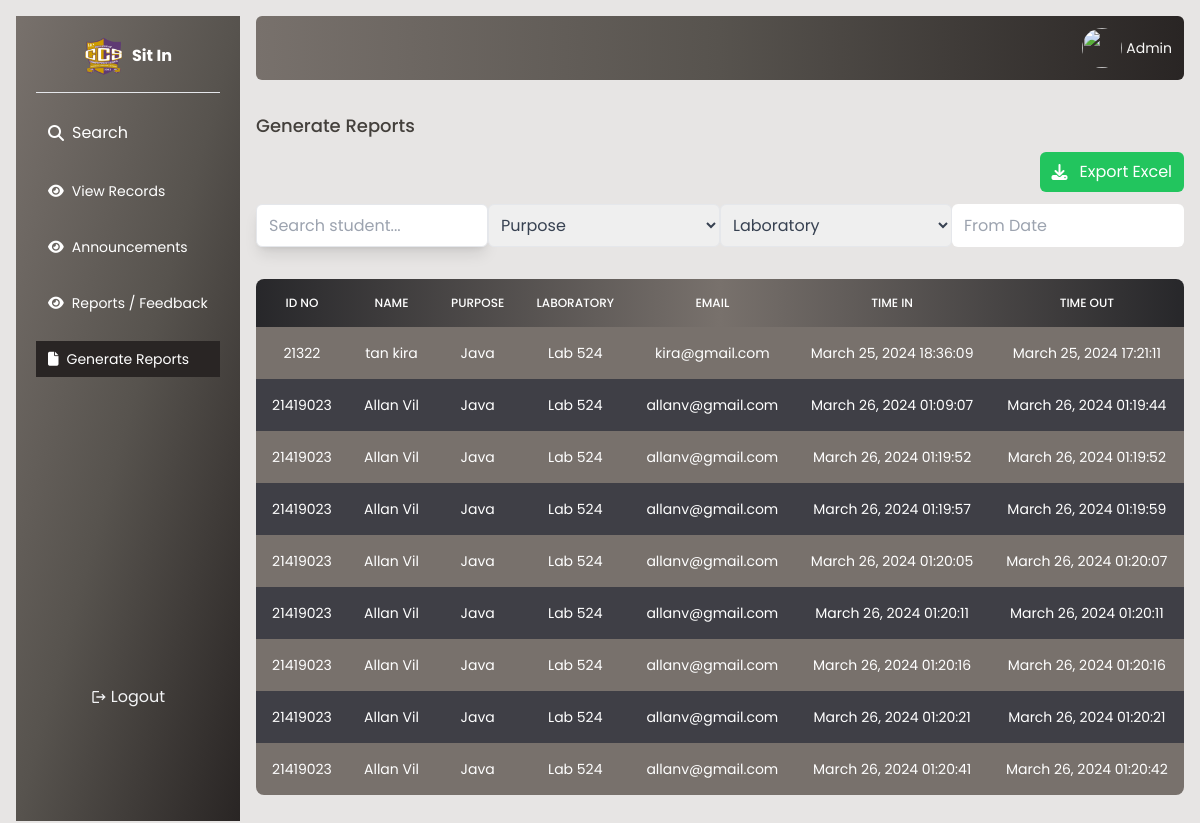
Screenshot of /admin/generate.php (signed in) with the database file from the repository.
### tables this page shows
CREATE TABLE `sessions` (
  `session_id` int(11) NOT NULL,
  `student_id` int(11) NOT NULL,
  `laboratory` varchar(254) NOT NULL,
  `purpose` varchar(254) NOT NULL,
  `time_in` datetime NOT NULL DEFAULT current_timestamp(),
  `time_out` datetime DEFAULT NULL
);

CREATE TABLE `student` (
  `id` int(11) NOT NULL,
  `email` varchar(250) NOT NULL,
  `password` varchar(250) NOT NULL,
  `firstname` varchar(150) NOT NULL,
  `lastname` varchar(150) NOT NULL,
  `middlename` varchar(150) NOT NULL,
  `age` int(150) NOT NULL,
  `gender` varchar(150) NOT NULL,
  `address` varchar(150) NOT NULL,
  `phone` int(150) NOT NULL,
  `idno` int(150) NOT NULL,
  `sessions` int(11) NOT NULL DEFAULT 30
);

### admin/generate.php (the view, shortened to what this page needs)
<?php
require './db.php';
$students = [];
$query = "SELECT * FROM sessions INNER JOIN student ON student.id = sessions.student_id WHERE time_out IS NOT NULL ORDER BY time_out asc";
$result = $connection->query($query);
if ($result->num_rows > 0) {
    while($row = $result->fetch_assoc()) {
        $students[] = $row;
    }
}
?>
<!DOCTYPE html>
<html lang="en">
<head>
     <link rel="stylesheet" href="../style.css">
    <script src="https://cdn.tailwindcss.com"></script>
    <link rel="stylesheet" href="https://cdnjs.cloudflare.com/ajax/libs/font-awesome/6.5.1/css/all.min.css"
 />
    <link rel="stylesheet" href="https://cdn.jsdelivr.net/npm/flatpickr/dist/flatpickr.min.css">
</head>
<body class="bg-stone-200">
    <?php require './sidebar.php';?>
    <main class="flex-1 lg:ml-64  lg:mt-4 mr-4">
       <div class="flex flex-col gap-8  rounded-md">
        <div class="flex justify-end w-full bg-gradient-to-r from-stone-500 via-stone-600 to-stone-800 p-3 rounded-md">
            <div class="flex gap-1 items-center">
                <img src="https://innap.dexignzone.com/xhtml/images/profile/pic1.jpg" class="rounded-full w-10 h-10"/>
                <span class="text-sm text-stone-50">Admin</span>
            </div>
        </div>
        <div class="">
            <h1 class="font-medium text-lg text-stone-700">Generate Reports</h1>
              <div class="mt-3 flex justify-end ">
                <div class="bg-green-500 text-white px-3 p-2 rounded-md flex items-center gap-3">
                    <i class="fa-solid fa-download"></i>
                    <button id="generate" class="">Export Excel</button>
                </div>
            </div>
            <div class="grid grid-cols-4 mt-3">
                <div  class="flex  rounded-md">
                <div class="items-center flex justify-start w-full shadow-lg border  rounded-md bg-white">
                    <input id="search" name="search" class="px-3 p-1 outline-none  bg-transparent " tpye="text" value="" placeholder="Search student..."/>
                </div>
            </div>
              <select name="status" id="purpose" class="flex-1 text-gray-700 border p-2 rounded-md">
                                  <option value="Lab 524" selected disabled hidden>Purpose</option>
              </select>
               <select name="laboratory" id="laboratory" class="flex-1 text-gray-700 border p-2 rounded-md">
                        <option value="Lab 524" selected disabled hidden>Laboratory</option>
              </select>
              <input type="text" id="datetimepicker" placeholder="From Date" class="outline-none px-3 rounded-md form-input w-full">
            </div>
        </div>
             <table id="oktable" class=" mb-10 w-full text-sm text-left rtl:text-right text-white rounded-lg overflow-hidden">
                <thead class="text-xs bg-gradient-to-r from-zinc-800 via-stone-500 to-zinc-800 uppercase rounded-md">
                    <tr>
                        <th class="border px-4 py-4 font-medium border-none text-center font-bold">ID NO
                        </th>
                        <th class="border px-4 py-4 font-medium border-none  text-center">NAME</th>
                        <th class="border px-4 py-4 font-medium border-none  text-center">PURPOSE</th>
                        <th class="border px-4 py-4 font-medium border-none  text-center">LABORATORY</th>
                        <th class="border px-4 py-4 font-medium border-none  text-center">EMAIL</th>
                        <th class="border px-4 py-4 font-medium border-none  text-center">TIME IN</th>
                        <th class="border px-4 py-4 font-medium border-none  text-center">TIME OUT</th>
                    </tr>
                </thead>
                <tbody id="tbody" class="relative">
                <?php
            foreach ($students as $student) {
                   echo '<tr class="odd:bg-stone-500 bg-zinc-700">
                                <td class="border px-4 py-4 border-none text-center text-xs md:text-sm text-white">'.$student['idno'].'</td>
                                <td class="border px-4 py-4 border-none text-center text-xs md:text-sm text-white">'.$student['firstname'].' '.$student['lastname'].'</td>
                                <td class="border px-4 py-4 border-none text-center text-xs md:text-sm text-white">'.$student['purpose'].'</td>
                                <td class="border px-4 py-4 border-none text-center text-xs md:text-sm text-white">'.$student['laboratory'].'</td>
                                <td class="border px-4 py-4 border-none text-center text-xs md:text-sm text-white">'.$student['email'].'</td>
                                <td class="border px-4 py-4 border-none text-center text-xs md:text-sm text-white">'.date('F j, Y H:i:s', strtotime($student['time_in'])).'</td>
                                <td class="border px-4 py-4 border-none text-center text-xs md:text-sm text-white">'.date('F j, Y H:i:s', strtotime($student['time_out'])).'</td></tr>
                                ';
                }
            ?>
                </tbody>
            </table>
        </div>
    </main>
</body>
</html>

### style.css (style rules this page uses)
* { margin: 0; padding: 0; box-sizing: border-box; font-family: "Poppins", sans-serif; }

### rows the page displays
sessions: student.idno "21322", student.firstname "tan", student.lastname "kira", purpose "Java", laboratory "Lab 524", student.email "kira@gmail.com", time_in "March 25, 2024 18:36:09", time_out "March 25, 2024 17:21:11"
sessions: student.idno "21419023", student.firstname "Allan", student.lastname "Vil", purpose "Java", laboratory "Lab 524", student.email "allanv@gmail.com", time_in "March 26, 2024 01:09:07", time_out "March 26, 2024 01:19:44"
sessions: student.idno "21419023", student.firstname "Allan", student.lastname "Vil", purpose "Java", laboratory "Lab 524", student.email "allanv@gmail.com", time_in "March 26, 2024 01:19:52", time_out "March 26, 2024 01:19:52"
sessions: student.idno "21419023", student.firstname "Allan", student.lastname "Vil", purpose "Java", laboratory "Lab 524", student.email "allanv@gmail.com", time_in "March 26, 2024 01:19:57", time_out "March 26, 2024 01:19:59"
sessions: student.idno "21419023", student.firstname "Allan", student.lastname "Vil", purpose "Java", laboratory "Lab 524", student.email "allanv@gmail.com", time_in "March 26, 2024 01:20:05", time_out "March 26, 2024 01:20:07"
sessions: student.idno "21419023", student.firstname "Allan", student.lastname "Vil", purpose "Java", laboratory "Lab 524", student.email "allanv@gmail.com", time_in "March 26, 2024 01:20:11", time_out "March 26, 2024 01:20:11"
sessions: student.idno "21419023", student.firstname "Allan", student.lastname "Vil", purpose "Java", laboratory "Lab 524", student.email "allanv@gmail.com", time_in "March 26, 2024 01:20:16", time_out "March 26, 2024 01:20:16"
sessions: student.idno "21419023", student.firstname "Allan", student.lastname "Vil", purpose "Java", laboratory "Lab 524", student.email "allanv@gmail.com", time_in "March 26, 2024 01:20:21", time_out "March 26, 2024 01:20:21"
sessions: student.idno "21419023", student.firstname "Allan", student.lastname "Vil", purpose "Java", laboratory "Lab 524", student.email "allanv@gmail.com", time_in "March 26, 2024 01:20:41", time_out "March 26, 2024 01:20:42"
